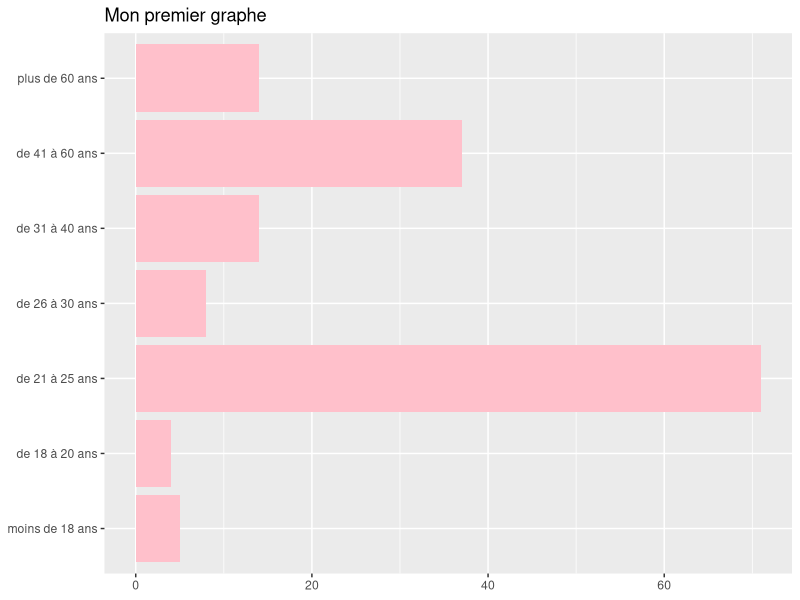
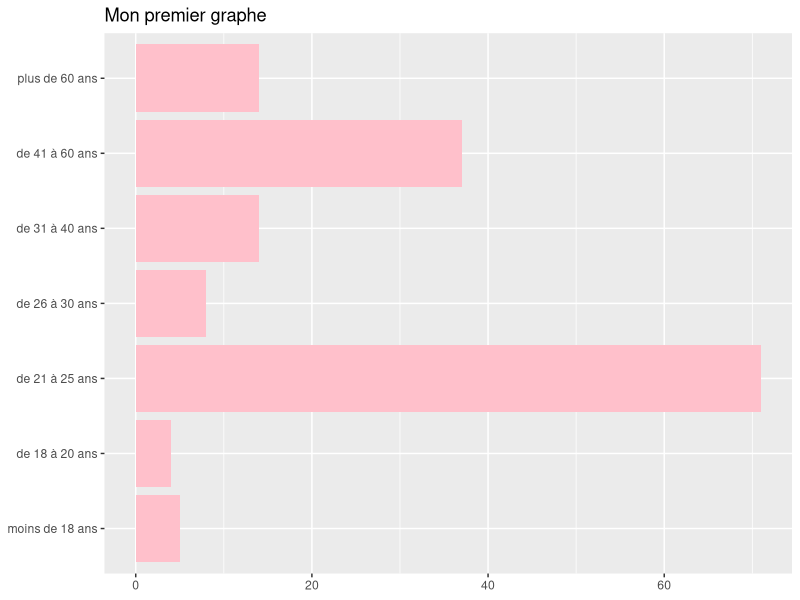

Here is the R script that generated these plots, in order:
## ---- chunk 1
#charger la boite à outil
library(tidyverse)

#importer le fichier 
df <- read_csv("MusicPlateform2.csv") %>%
  rename(Age=71)
table(df$Age)
#recoder et ordonner les modalité d'âge

df$Age <- factor(df$Age, ordered = TRUE, 
                                levels = c("moins de 18 ans", 
                                           "de 18 à 20 ans", 
                                           "de 21 à 25 ans", 
                                           "de 26 à 30 ans", 
                                           "de 31 à 40 ans",
                                           "de 41 à 60 ans",
                                           "plus de 60 ans"))
#transformer la table en dataframe
foo<- as.data.frame(table(df$Age))

# realiser le graphique
ggplot(foo,aes(x=Var1, y=Freq))+
  geom_bar(stat="identity", fill="pink")+
  coord_flip()+
  labs(title="Mon premier graphe", x=NULL, y=NULL)

# sauvegarder le dossier 
ggsave("G1.jpeg", plot=last_plot(), width = 28, height = 20, units = "cm")

